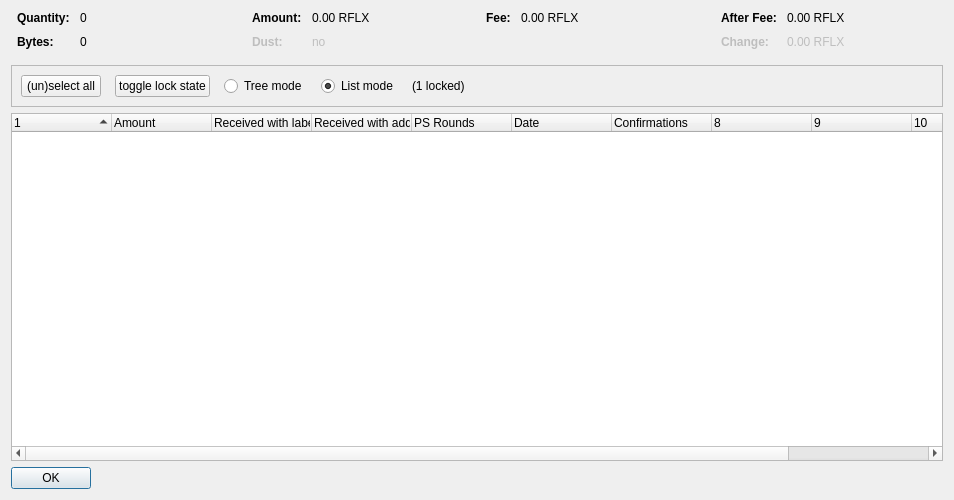
<?xml version="1.0" encoding="UTF-8"?>
<ui version="4.0">
 <class>CoinControlDialog</class>
 <widget class="QDialog" name="CoinControlDialog">
  <property name="geometry">
   <rect>
    <x>0</x>
    <y>0</y>
    <width>954</width>
    <height>500</height>
   </rect>
  </property>
  <property name="windowTitle">
   <string>Coin Selection</string>
  </property>
  <layout class="QVBoxLayout" name="verticalLayout">
   <item>
    <layout class="QHBoxLayout" name="horizontalLayoutTop" stretch="0,0,0,0">
     <property name="topMargin">
      <number>0</number>
     </property>
     <property name="bottomMargin">
      <number>10</number>
     </property>
     <item>
      <layout class="QFormLayout" name="formLayoutCoinControl1">
       <property name="horizontalSpacing">
        <number>10</number>
       </property>
       <property name="verticalSpacing">
        <number>10</number>
       </property>
       <property name="leftMargin">
        <number>6</number>
       </property>
       <property name="rightMargin">
        <number>6</number>
       </property>
       <item row="0" column="0">
        <widget class="QLabel" name="labelCoinControlQuantityText">
         <property name="font">
          <font>
           <weight>75</weight>
           <bold>true</bold>
          </font>
         </property>
         <property name="text">
          <string>Quantity:</string>
         </property>
        </widget>
       </item>
       <item row="0" column="1">
        <widget class="QLabel" name="labelCoinControlQuantity">
         <property name="cursor">
          <cursorShape>IBeamCursor</cursorShape>
         </property>
         <property name="contextMenuPolicy">
          <enum>Qt::ActionsContextMenu</enum>
         </property>
         <property name="text">
          <string notr="true">0</string>
         </property>
         <property name="textInteractionFlags">
          <set>Qt::LinksAccessibleByMouse|Qt::TextSelectableByKeyboard|Qt::TextSelectableByMouse</set>
         </property>
        </widget>
       </item>
       <item row="1" column="0">
        <widget class="QLabel" name="labelCoinControlBytesText">
         <property name="font">
          <font>
           <weight>75</weight>
           <bold>true</bold>
          </font>
         </property>
         <property name="text">
          <string>Bytes:</string>
         </property>
        </widget>
       </item>
       <item row="1" column="1">
        <widget class="QLabel" name="labelCoinControlBytes">
         <property name="cursor">
          <cursorShape>IBeamCursor</cursorShape>
         </property>
         <property name="contextMenuPolicy">
          <enum>Qt::ActionsContextMenu</enum>
         </property>
         <property name="text">
          <string notr="true">0</string>
         </property>
         <property name="textInteractionFlags">
          <set>Qt::LinksAccessibleByMouse|Qt::TextSelectableByKeyboard|Qt::TextSelectableByMouse</set>
         </property>
        </widget>
       </item>
      </layout>
     </item>
     <item>
      <layout class="QFormLayout" name="formLayoutCoinControl2">
       <property name="horizontalSpacing">
        <number>10</number>
       </property>
       <property name="verticalSpacing">
        <number>10</number>
       </property>
       <property name="leftMargin">
        <number>6</number>
       </property>
       <property name="rightMargin">
        <number>6</number>
       </property>
       <item row="0" column="0">
        <widget class="QLabel" name="labelCoinControlAmountText">
         <property name="font">
          <font>
           <weight>75</weight>
           <bold>true</bold>
          </font>
         </property>
         <property name="text">
          <string>Amount:</string>
         </property>
        </widget>
       </item>
       <item row="0" column="1">
        <widget class="QLabel" name="labelCoinControlAmount">
         <property name="cursor">
          <cursorShape>IBeamCursor</cursorShape>
         </property>
         <property name="contextMenuPolicy">
          <enum>Qt::ActionsContextMenu</enum>
         </property>
         <property name="text">
          <string notr="true">0.00 RFLX</string>
         </property>
         <property name="textInteractionFlags">
          <set>Qt::LinksAccessibleByMouse|Qt::TextSelectableByKeyboard|Qt::TextSelectableByMouse</set>
         </property>
        </widget>
       </item>
       <item row="1" column="0">
        <widget class="QLabel" name="labelCoinControlLowOutputText">
         <property name="enabled">
          <bool>false</bool>
         </property>
         <property name="font">
          <font>
           <weight>75</weight>
           <bold>true</bold>
          </font>
         </property>
         <property name="text">
          <string>Dust:</string>
         </property>
        </widget>
       </item>
       <item row="1" column="1">
        <widget class="QLabel" name="labelCoinControlLowOutput">
         <property name="enabled">
          <bool>false</bool>
         </property>
         <property name="cursor">
          <cursorShape>IBeamCursor</cursorShape>
         </property>
         <property name="contextMenuPolicy">
          <enum>Qt::ActionsContextMenu</enum>
         </property>
         <property name="text">
          <string notr="true">no</string>
         </property>
         <property name="textInteractionFlags">
          <set>Qt::LinksAccessibleByMouse|Qt::TextSelectableByKeyboard|Qt::TextSelectableByMouse</set>
         </property>
        </widget>
       </item>
      </layout>
     </item>
     <item>
      <layout class="QFormLayout" name="formLayoutCoinControl3">
       <property name="horizontalSpacing">
        <number>10</number>
       </property>
       <property name="verticalSpacing">
        <number>10</number>
       </property>
       <property name="leftMargin">
        <number>6</number>
       </property>
       <property name="rightMargin">
        <number>6</number>
       </property>
       <item row="0" column="0">
        <widget class="QLabel" name="labelCoinControlFeeText">
         <property name="font">
          <font>
           <weight>75</weight>
           <bold>true</bold>
          </font>
         </property>
         <property name="text">
          <string>Fee:</string>
         </property>
        </widget>
       </item>
       <item row="0" column="1">
        <widget class="QLabel" name="labelCoinControlFee">
         <property name="cursor">
          <cursorShape>IBeamCursor</cursorShape>
         </property>
         <property name="contextMenuPolicy">
          <enum>Qt::ActionsContextMenu</enum>
         </property>
         <property name="text">
          <string notr="true">0.00 RFLX</string>
         </property>
         <property name="textInteractionFlags">
          <set>Qt::LinksAccessibleByMouse|Qt::TextSelectableByKeyboard|Qt::TextSelectableByMouse</set>
         </property>
        </widget>
       </item>
      </layout>
     </item>
     <item>
      <layout class="QFormLayout" name="formLayoutCoinControl4">
       <property name="horizontalSpacing">
        <number>10</number>
       </property>
       <property name="verticalSpacing">
        <number>10</number>
       </property>
       <property name="leftMargin">
        <number>6</number>
       </property>
       <property name="rightMargin">
        <number>6</number>
       </property>
       <item row="0" column="0">
        <widget class="QLabel" name="labelCoinControlAfterFeeText">
         <property name="font">
          <font>
           <weight>75</weight>
           <bold>true</bold>
          </font>
         </property>
         <property name="text">
          <string>After Fee:</string>
         </property>
        </widget>
       </item>
       <item row="0" column="1">
        <widget class="QLabel" name="labelCoinControlAfterFee">
         <property name="cursor">
          <cursorShape>IBeamCursor</cursorShape>
         </property>
         <property name="contextMenuPolicy">
          <enum>Qt::ActionsContextMenu</enum>
         </property>
         <property name="text">
          <string notr="true">0.00 RFLX</string>
         </property>
         <property name="textInteractionFlags">
          <set>Qt::LinksAccessibleByMouse|Qt::TextSelectableByKeyboard|Qt::TextSelectableByMouse</set>
         </property>
        </widget>
       </item>
       <item row="1" column="0">
        <widget class="QLabel" name="labelCoinControlChangeText">
         <property name="enabled">
          <bool>false</bool>
         </property>
         <property name="font">
          <font>
           <weight>75</weight>
           <bold>true</bold>
          </font>
         </property>
         <property name="text">
          <string>Change:</string>
         </property>
        </widget>
       </item>
       <item row="1" column="1">
        <widget class="QLabel" name="labelCoinControlChange">
         <property name="enabled">
          <bool>false</bool>
         </property>
         <property name="cursor">
          <cursorShape>IBeamCursor</cursorShape>
         </property>
         <property name="contextMenuPolicy">
          <enum>Qt::ActionsContextMenu</enum>
         </property>
         <property name="text">
          <string notr="true">0.00 RFLX</string>
         </property>
         <property name="textInteractionFlags">
          <set>Qt::LinksAccessibleByMouse|Qt::TextSelectableByKeyboard|Qt::TextSelectableByMouse</set>
         </property>
        </widget>
       </item>
      </layout>
     </item>
    </layout>
   </item>
   <item>
    <widget class="QFrame" name="frame">
     <property name="minimumSize">
      <size>
       <width>0</width>
       <height>40</height>
      </size>
     </property>
     <property name="frameShape">
      <enum>QFrame::StyledPanel</enum>
     </property>
     <property name="frameShadow">
      <enum>QFrame::Sunken</enum>
     </property>
     <layout class="QHBoxLayout" name="horizontalLayout">
      <item>
       <layout class="QHBoxLayout" name="horizontalLayoutPanel" stretch="0,0,0,0,0,0">
        <property name="spacing">
         <number>14</number>
        </property>
        <item>
         <widget class="QPushButton" name="pushButtonSelectAll">
          <property name="sizePolicy">
           <sizepolicy hsizetype="Maximum" vsizetype="Fixed">
            <horstretch>0</horstretch>
            <verstretch>0</verstretch>
           </sizepolicy>
          </property>
          <property name="text">
           <string>(un)select all</string>
          </property>
          <property name="autoDefault">
           <bool>false</bool>
          </property>
         </widget>
        </item>
        <item>
         <widget class="QPushButton" name="pushButtonToggleLock">
          <property name="sizePolicy">
           <sizepolicy hsizetype="Maximum" vsizetype="Fixed">
            <horstretch>0</horstretch>
            <verstretch>0</verstretch>
           </sizepolicy>
          </property>
          <property name="text">
           <string>toggle lock state</string>
          </property>
          <property name="autoDefault">
           <bool>false</bool>
          </property>
         </widget>
        </item>
        <item>
         <widget class="QRadioButton" name="radioTreeMode">
          <property name="sizePolicy">
           <sizepolicy hsizetype="Maximum" vsizetype="Fixed">
            <horstretch>0</horstretch>
            <verstretch>0</verstretch>
           </sizepolicy>
          </property>
          <property name="text">
           <string>Tree mode</string>
          </property>
         </widget>
        </item>
        <item>
         <widget class="QRadioButton" name="radioListMode">
          <property name="sizePolicy">
           <sizepolicy hsizetype="Maximum" vsizetype="Fixed">
            <horstretch>0</horstretch>
            <verstretch>0</verstretch>
           </sizepolicy>
          </property>
          <property name="text">
           <string>List mode</string>
          </property>
          <property name="checked">
           <bool>true</bool>
          </property>
         </widget>
        </item>
        <item>
         <widget class="QLabel" name="labelLocked">
          <property name="text">
           <string>(1 locked)</string>
          </property>
         </widget>
        </item>
        <item>
         <spacer name="horizontalSpacer">
          <property name="orientation">
           <enum>Qt::Horizontal</enum>
          </property>
          <property name="sizeHint" stdset="0">
           <size>
            <width>40</width>
            <height>20</height>
           </size>
          </property>
         </spacer>
        </item>
       </layout>
      </item>
     </layout>
    </widget>
   </item>
   <item>
    <widget class="CoinControlTreeWidget" name="treeWidget">
     <property name="contextMenuPolicy">
      <enum>Qt::CustomContextMenu</enum>
     </property>
     <property name="sortingEnabled">
      <bool>false</bool>
     </property>
     <property name="columnCount">
      <number>11</number>
     </property>
     <attribute name="headerShowSortIndicator" stdset="0">
      <bool>true</bool>
     </attribute>
     <attribute name="headerStretchLastSection">
      <bool>false</bool>
     </attribute>
     <column>
      <property name="text">
       <string/>
      </property>
     </column>
     <column>
      <property name="text">
       <string>Amount</string>
      </property>
     </column>
     <column>
      <property name="text">
       <string>Received with label</string>
      </property>
     </column>
     <column>
      <property name="text">
       <string>Received with address</string>
      </property>
     </column>
     <column>
      <property name="text">
       <string>PS Rounds</string>
      </property>
     </column>
     <column>
      <property name="text">
       <string>Date</string>
      </property>
     </column>
     <column>
      <property name="text">
       <string>Confirmations</string>
      </property>
      <property name="toolTip">
       <string>Confirmed</string>
      </property>
     </column>
     <column>
      <property name="text">
       <string/>
      </property>
     </column>
     <column>
      <property name="text">
       <string/>
      </property>
     </column>
     <column>
      <property name="text">
       <string/>
      </property>
     </column>
     <column>
      <property name="text">
       <string/>
      </property>
     </column>
    </widget>
   </item>
   <item>
    <widget class="QDialogButtonBox" name="buttonBox">
     <property name="sizePolicy">
      <sizepolicy hsizetype="Maximum" vsizetype="Fixed">
       <horstretch>0</horstretch>
       <verstretch>0</verstretch>
      </sizepolicy>
     </property>
     <property name="orientation">
      <enum>Qt::Horizontal</enum>
     </property>
     <property name="standardButtons">
      <set>QDialogButtonBox::Ok</set>
     </property>
    </widget>
   </item>
  </layout>
 </widget>
 <customwidgets>
  <customwidget>
   <class>CoinControlTreeWidget</class>
   <extends>QTreeWidget</extends>
   <header>coincontroltreewidget.h</header>
  </customwidget>
 </customwidgets>
 <resources/>
 <connections/>
</ui>
